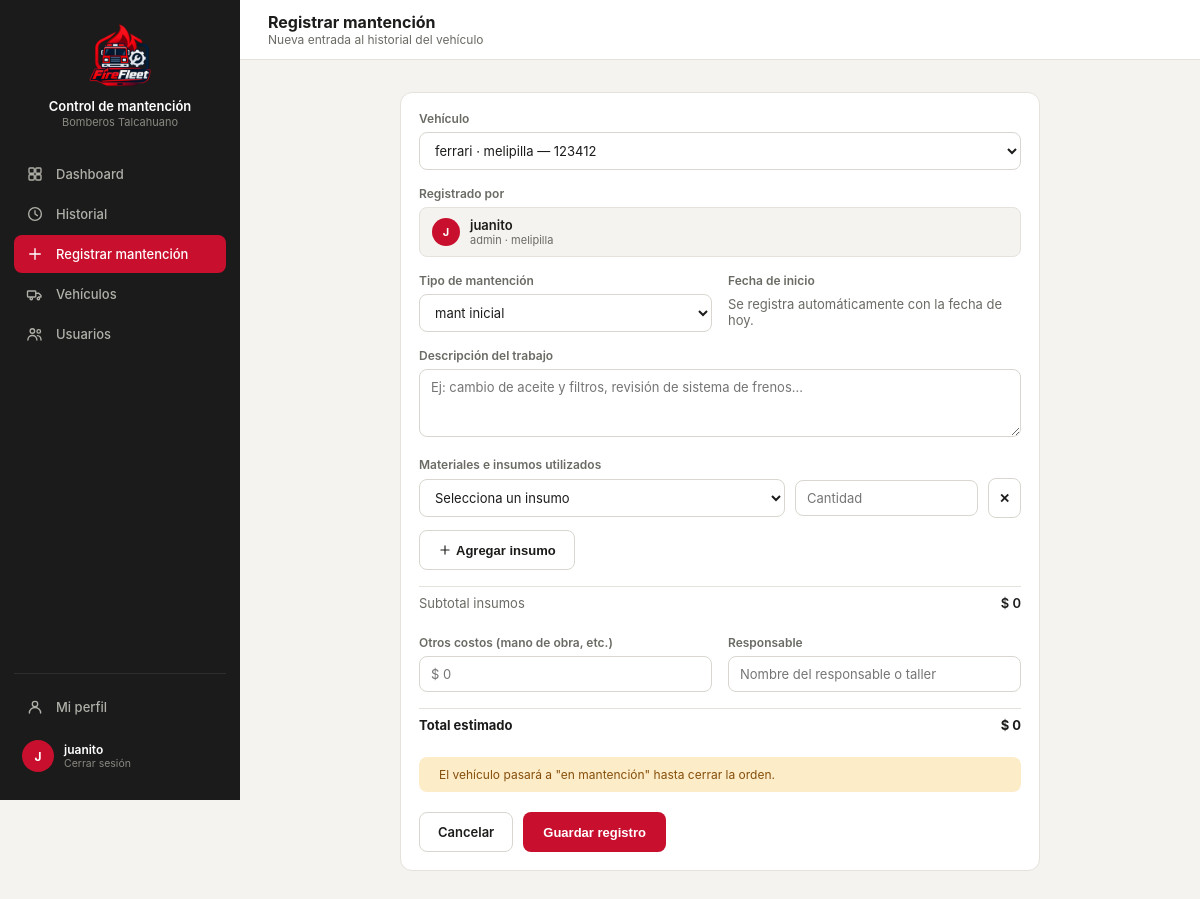
The app's page /registrar/ (signed in) with its own data.
### core/models.py (models this page shows, shortened)
class Usuario(models.Model):
    id_user = models.AutoField(primary_key=True)
    user = models.OneToOneField(User, on_delete=models.CASCADE, related_name="perfil", null=True, blank=True)
    nombre = models.CharField(max_length=120)
    rol = models.CharField(max_length=50)
    id_compania = models.ForeignKey(
        Compania, on_delete=models.SET_NULL, null=True, blank=True,
        db_column="id_compania", related_name="usuarios",
    )
    email = models.EmailField(unique=True, null=True, blank=True)
    telefono = models.CharField(max_length=30, blank=True, default='')
    codigo_2fa = models.CharField(max_length=6, blank=True, null=True)
    expiracion_2fa = models.DateTimeField(blank=True, null=True)
    class Meta:
        db_table = "usuario"

class Compania(models.Model):
    id_comp = models.AutoField(primary_key=True)
    nombre = models.CharField(max_length=100)
    direccion = models.CharField(max_length=200, blank=True, db_column="dirección")
    telefono = models.CharField(max_length=20, blank=True, db_column="teléfono")
    class Meta:
        db_table = "compania"
        verbose_name_plural = "Compañías"
    def __str__(self):
        return self.nombre

### core/views.py (the view, shortened to what this page needs)
# urls.py: path('registrar/', views.registrar, name='registrar'),
@login_required(login_url='index')
def registrar(request):
    vehiculos = Vehiculo.objects.all()
    vehiculo_id_preseleccionado = request.GET.get('id')
    tipos_mantencion = TipoMantencion.objects.all()
    insumos_disponibles = Insumo.objects.all()
    perfil_usuario, current_user_data = _datos_usuario_actual(request)
    current_user_data['email'] = request.user.email
    if not gestiona_flota(request.user):
        messages.error(request, "No tienes permisos para realizar esta acción.")
        return redirect('dashboard') # O redirigir con un mensaje de error
    context = {
        'vehiculos': vehiculos,
        'vehiculo_id_preseleccionado': vehiculo_id_preseleccionado,
        'current_user': current_user_data,
        'tipos_mantencion': tipos_mantencion,
        'insumos_disponibles': insumos_disponibles,
    }
    return render(request, 'core/registrar.html', context)

### core/permissions.py (called while the page is built)
def es_admin(user):
    return bool(user and user.is_authenticated and (user.is_superuser or rol_de(user) == 'administrador'))

def gestiona_flota(user):
    return bool(user and user.is_authenticated and (es_admin(user) or rol_de(user) in ROLES_GESTION_FLOTA))

### core/views.py (called while the page is built)
def _datos_usuario_actual(request):
    perfil_usuario = getattr(request.user, 'perfil', None)
    is_admin = request.user.is_superuser or bool(
        perfil_usuario and (perfil_usuario.rol or '').lower() == 'administrador'
    )
    if perfil_usuario:
        nombre = perfil_usuario.nombre
        rol = perfil_usuario.rol
        comp = str(perfil_usuario.id_compania) if perfil_usuario.id_compania else 'Sin Compañía'
    else:
        nombre = request.user.get_full_name() or request.user.username
        rol = ''
        comp = 'Sin Compañía'
    return perfil_usuario, {
        'name': nombre,
        'rol': rol,
        'comp': comp,
        'initials': ''.join([palabra[0].upper() for palabra in nombre.split()[:2]]) or '??',
        'isAdmin': is_admin,
    }

### core/templates/core/registrar.html (shortened to what this page needs)
{% load static %}
<!DOCTYPE html>
<html lang="es">
<head>
<link rel="stylesheet" href="https://cdnjs.cloudflare.com/ajax/libs/tabler-icons/2.44.0/iconfont/tabler-icons.min.css">
<link rel="stylesheet" href="{% static 'styles.css' %}">
</head>
<body>
<div class="layout">
  <div class="sidebar">
    <div class="sidebar-brand">
      <div class="logo"><img src="{% static 'imagenes/logo2.png' %}" alt="Logo Control de mantención"></div>
      <div><p class="t1">Control de mantención</p><p class="t2">Bomberos Talcahuano</p></div>
    </div>
    <a class="nav-item" href="{% url 'dashboard' %}">Dashboard</a>
    <a class="nav-item" href="{% url 'historial' %}"><svg class="nav-icon" viewBox="0 0 24 24" fill="none" stroke="currentColor" stroke-width="1.8" stroke-linecap="round" stroke-linejoin="round"><circle cx="12" cy="12" r="8.5"/><polyline points="12 7.5 12 12 15.2 14.2"/></svg>Historial</a>
    <a class="nav-item active" href="{%  url 'registrar'  %}"><svg class="nav-icon" viewBox="0 0 24 24" fill="none" stroke="currentColor" stroke-width="1.8" stroke-linecap="round" stroke-linejoin="round"><line x1="12" y1="5" x2="12" y2="19"/><line x1="5" y1="12" x2="19" y2="12"/></svg>Registrar mantención</a>
        <a class="nav-item nav-vehiculos" href="{% url 'vehiculos' %}" {% if not current_user.isAdmin %}style="display:none;"{% endif %}><svg class="nav-icon" viewBox="0 0 24 24" fill="none" stroke="currentColor" stroke-width="1.8" stroke-linecap="round" stroke-linejoin="round"><rect x="2" y="8" width="11" height="8" rx="1"/><path d="M13 11h4l3 3v2h-3"/><circle cx="7" cy="18" r="1.6"/><circle cx="16.5" cy="18" r="1.6"/></svg>Vehículos</a>
<a class="nav-item nav-usuarios" href="{% url 'usuarios' %}" {% if not current_user.isAdmin %}style="display:none;"{% endif %}><svg class="nav-icon" viewBox="0 0 24 24" fill="none" stroke="currentColor" stroke-width="1.8" stroke-linecap="round" stroke-linejoin="round"><circle cx="8.5" cy="8" r="3"/><path d="M2.5 20c0-3.6 2.7-6 6-6s6 2.4 6 6"/><circle cx="17" cy="8.5" r="2.4"/><path d="M15.2 14.2c2.7 0.2 4.8 2.3 4.8 5.8"/></svg>Usuarios</a>
    <div class="sidebar-footer">
                <a class="nav-item" href="{% url 'perfil' %}"><svg class="nav-icon" viewBox="0 0 24 24" fill="none" stroke="currentColor" stroke-width="1.8" stroke-linecap="round" stroke-linejoin="round"><circle cx="12" cy="8" r="3.6"/><path d="M4.5 20c0-4.1 3.4-7.4 7.5-7.4s7.5 3.3 7.5 7.4"/></svg>Mi perfil</a>
    <a class="sidebar-user" href="{% url 'logout' %}" style="margin-top:6px; text-decoration:none;">
        <div class="av"> {{ current_user.initials }}
</div>
        <div><p class="name">{{ current_user.name }}</p><p class="role">Cerrar sesión</p></div>
      </a>
    </div>
  </div>
  <div class="main">
    <div class="topbar">
      <div style="display:flex; align-items:center; gap:12px;">
        <div><h2>Registrar mantención</h2><p class="crumb">Nueva entrada al historial del vehículo</p></div>
      </div>
    </div>
    <div class="content">
      <form class="card" style="max-width:640px; margin:0 auto;" method="post" action="{% url 'registrar' %}">
<label for="vehicle-select">Vehículo</label>
<select id="vehicle-select" name="vehiculo" style="margin-bottom:16px;">
  {% for v in vehiculos %}
    <option value="{{ v.pk }}" {% if vehiculo_id_preseleccionado|add:"0" == v.pk %}selected{% endif %}>
      {{ v.modelo }} · {{ v.id_compania }} — {{ v.patente }}
    </option>
  {% endfor %}
</select>
        <label>Registrado por</label>
                <div style="display:flex; align-items:center; gap:10px; background:var(--surface1); border:1px solid var(--border); border-radius:8px; padding:9px 12px; margin-bottom:16px;" id="user-block">
          <div style="width:28px; height:28px; border-radius:50%; background:var(--red); display:flex; align-items:center; justify-content:center; color:#fff; font-size:11px; font-weight:700;">{{ current_user.initials }}</div>
          <div>
            <p style="font-size:13px; font-weight:600; margin:0;">{{ current_user.name }}</p>
            <p style="font-size:11px; color:var(--text2); margin:0;">{{ current_user.rol }} · {{ current_user.comp }}</p>
          </div>
        </div>
        <div style="display:grid; grid-template-columns:1fr 1fr; gap:16px; margin-bottom:16px;">
          <div>
            <label>Tipo de mantención</label>
            <select name="tipo">
              {% for t in tipos_mantencion %}
                <option value="{{ t.pk }}">{{ t.nombre }}</option>
              {% endfor %}
            </select>
          </div>
          <div><label>Fecha de inicio</label><p style="margin:8px 0 0; color:var(--text2); font-size:13px;">Se registra automáticamente con la fecha de hoy.</p></div>
        </div>
        <label>Descripción del trabajo</label>
        <textarea name="descripcion" rows="3" placeholder="Ej: cambio de aceite y filtros, revisión de sistema de frenos..." style="width:100%; margin-bottom:16px; resize:vertical; font-family:inherit;">{{ descripcion_valor }}</textarea>
        <label>Materiales e insumos utilizados</label>
        <div id="insumos-rows" style="margin-top:6px;">
          <div class="insumo-row" style="display:grid; grid-template-columns:2fr 1fr auto; gap:10px; margin-bottom:8px; align-items:center;">
            <select name="insumo_id" class="insumo-select">
              <option value="">Selecciona un insumo</option>
            </select>
            <input type="number" name="insumo_cant" class="insumo-cant" min="0" step="0.01" placeholder="Cantidad">
            <button type="button" class="btn-secondary btn-quitar-insumo" style="padding:6px 10px;" title="Quitar">✕</button>
          </div>
        </div>
        <button type="button" class="btn-secondary" id="btn-agregar-insumo" style="margin:4px 0 16px;">
          <svg viewBox="0 0 24 24" width="14" height="14" fill="none" stroke="currentColor" stroke-width="2" stroke-linecap="round" stroke-linejoin="round" style="vertical-align:-2px; margin-right:4px;"><line x1="12" y1="5" x2="12" y2="19"/><line x1="5" y1="12" x2="19" y2="12"/></svg>
          Agregar insumo
        </button>
        <div style="display:flex; justify-content:space-between; padding:8px 0; border-top:1px solid var(--border); font-size:13px; margin-bottom:16px;">
          <span style="color:var(--text2);">Subtotal insumos</span><span id="subtotal-insumos" style="font-weight:600;">$ 0</span>
        </div>
        <div style="display:grid; grid-template-columns:1fr 1fr; gap:16px; margin-bottom:16px;">
          <div><label>Otros costos (mano de obra, etc.)</label><input type="text" name="costo" id="input-costo-manual" placeholder="$ 0"></div>
          <div><label>Responsable</label><input type="text" name="respon" placeholder="Nombre del responsable o taller"></div>
        </div>
        <div style="display:flex; justify-content:space-between; padding:8px 0; border-top:1px solid var(--border); font-size:13px; margin-bottom:16px;">
          <span style="font-weight:700;">Total estimado</span><span id="total-estimado" style="font-weight:700;">$ 0</span>
        </div>
        <div style="display:flex; align-items:center; gap:8px; margin-bottom:20px; padding:10px 12px; background:var(--amber-bg); border-radius:8px;">
          <span style="font-size:12px; color:var(--amber);">El vehículo pasará a "en mantención" hasta cerrar la orden.</span>
        </div>
        <div style="display:flex; gap:10px;">
          <a class="btn-secondary" href="{% url 'dashboard' %}">Cancelar</a>
          <button type="submit" class="btn-primary">Guardar registro</button>
        </div>
      </form>
    </div>
  </div>
</div>
</body>
</html>

### core/static/styles.css (style rules this page uses)
:root { --red:#C8102E; --dark:#212121; --darker:#181818; --sidebar-bg:#1B1B1B; --sidebar-hover:#2A2A2A; --input-bg:#fff; --input-border:#D8D6CE; --muted:#8A8880; --amber:#854F0B; --amber-bg:#FDECC8; --green:#0F6E56; --green-bg:#DCEEE8; --danger:#A32D2D; --danger-bg:#F6DCDC; --surface1:#F4F3EF; --surface2:#FFFFFF; --border:#E4E2DB; --text1:#1C1C1A; --text2:#6B6A64; }
* { box-sizing:border-box; -webkit-tap-highlight-color:transparent; }
body { margin:0; font-family:-apple-system,BlinkMacSystemFont,"Segoe UI",Roboto,Helvetica,Arial,sans-serif; background:var(--surface1); color:var(--text1); min-height:100vh; }
.layout { display:flex; min-height:100vh; }
.sidebar { width:240px; background:var(--sidebar-bg); flex-shrink:0; display:flex; flex-direction:column; padding:20px 14px; position:sticky; top:0; height:100vh; }
.sidebar-brand { display:flex; flex-direction:column; align-items:center; text-align:center; gap:10px; padding:4px 8px 26px; }
.sidebar-brand .logo { width:64px; height:64px; display:flex; align-items:center; justify-content:center; flex-shrink:0; overflow:hidden; }
.sidebar-brand .logo img { width:100%; height:100%; object-fit:contain; display:block; }
.sidebar-brand .t1 { color:#fff; font-size:13px; font-weight:600; margin:0; line-height:1.3; }
.sidebar-brand .t2 { color:#8A8880; font-size:11px; margin:0; }
.nav-item { display:flex; align-items:center; gap:12px; padding:10px 12px; border-radius:8px; color:#B0AFA8; font-size:13px; font-weight:500; cursor:pointer; border:none; background:none; width:100%; text-align:left; margin-bottom:2px; text-decoration:none; }
.nav-item .nav-icon { width:18px; height:18px; flex-shrink:0; }
.nav-item.active { background:var(--red); color:#fff; }
.sidebar-footer { margin-top:auto; padding-top:14px; border-top:1px solid #2E2E2E; }
.sidebar-user { display:flex; align-items:center; gap:10px; padding:8px; border-radius:8px; cursor:pointer; }
.sidebar-user .av { width:32px; height:32px; border-radius:50%; background:var(--red); display:flex; align-items:center; justify-content:center; color:#fff; font-size:12px; font-weight:700; flex-shrink:0; }
.sidebar-user .name { color:#fff; font-size:12px; font-weight:600; margin:0; }
.sidebar-user .role { color:#8A8880; font-size:10.5px; margin:0; }
.main { flex:1; min-width:0; }
.topbar { height:60px; background:var(--surface2); border-bottom:1px solid var(--border); display:flex; align-items:center; justify-content:space-between; padding:0 28px; position:sticky; top:0; z-index:10; }
.topbar h2 { font-size:16px; font-weight:700; margin:0; }
.topbar .crumb { font-size:12px; color:var(--text2); margin:0; }
.content { padding:28px 32px; max-width:1200px; margin:0 auto; }
.card { background:var(--surface2); border:1px solid var(--border); border-radius:12px; padding:18px; }
.btn-primary { background:var(--red); border:none; color:#fff; height:40px; padding:0 20px; border-radius:8px; font-weight:600; font-size:13px; cursor:pointer; display:inline-flex; align-items:center; gap:6px; }
.btn-secondary { background:transparent; border:1px solid var(--input-border); color:var(--text1); height:40px; padding:0 18px; border-radius:8px; font-weight:600; font-size:13px; cursor:pointer; display:inline-flex; align-items:center; justify-content:center; }
input, select, textarea { width:100%; border-radius:8px; border:1px solid var(--input-border); background:#fff; color:var(--text1); font-size:13px; padding:9px 11px; font-family:inherit; }
label { display:block; font-size:12px; color:var(--text2); margin-bottom:6px; font-weight:600; }
a.btn-primary, a.btn-secondary { text-decoration:none; justify-content:center; }
.content { padding: 32px; flex: 1; }

### records on screen
Usuario: name "juanito", rol "admin"
Compania: comp "melipilla"

### other values on screen
{{ current_user.initials }} "J"
form field vehiculo "ferrari · melipilla — 123412"
form field tipo "mant inicial"
